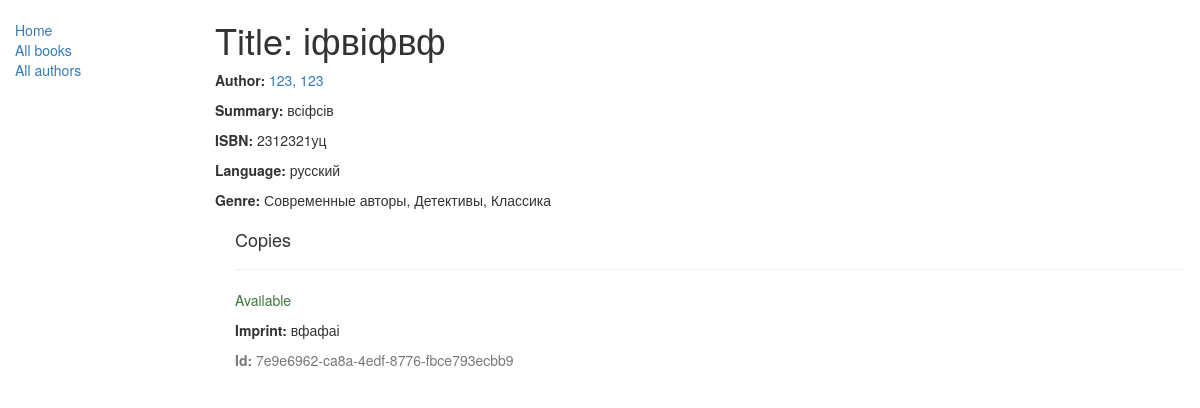
The app's page /catalog/book/7 with its own data.
### catalog/models.py (models this page shows, shortened)
class Book(models.Model):
    title = models.CharField(max_length=200)
    author = models.ForeignKey('Author', on_delete=models.SET_NULL, null=True)
    summary = models.TextField(max_length=1000, help_text="Enter a brief description of the book")
    isbn = models.CharField('ISBN', max_length=13,help_text='13 Character <a href="https://www.isbn-international.org/content/what-isbn">ISBN number</a>')
    genre = models.ManyToManyField(Genre, help_text="Select a genre for this book")
    language = models.ForeignKey('Language',on_delete=models.SET_NULL, null=True)
    def display_genre(self):
        """
        Creates a string for the Genre. This is required to display genre in Admin.
        """
        return ', '.join([ genre.name for genre in self.genre.all()[:3] ])
    display_genre.short_description = 'Genre'

class Author(models.Model):
    first_name = models.CharField(max_length=100)
    last_name = models.CharField(max_length=100)
    date_of_birth = models.DateField(null=True, blank=True)
    date_of_death = models.DateField('Died', null=True, blank=True)
    def __str__(self):
        return '%s, %s' % (self.last_name, self.first_name)
    class Meta:
        ordering = ['last_name']

class Language(models.Model):
    name = models.CharField(max_length=200, help_text="Enter the book's natural language (e.g. English, French, Japanese etc.)")
    def __str__(self):
        return self.name

class Genre(models.Model):
    name = models.CharField(max_length=200, help_text="Enter a book genre (e.g. Science Fiction, French Poetry etc.)")
    def __str__(self):
        return self.name

class BookInstance(models.Model):
    id = models.UUIDField(primary_key=True, default=uuid.uuid4,
                          help_text="Unique ID for this particular book across whole library")
    book = models.ForeignKey('Book', on_delete=models.SET_NULL, null=True)
    imprint = models.CharField(max_length=200)
    due_back = models.DateField(null=True, blank=True)
    LOAN_STATUS = (
        ('m', 'Maintenance'),
        ('o', 'On loan'),
        ('a', 'Available'),
        ('r', 'Reserved'),
    )
    status = models.CharField(max_length=1, choices=LOAN_STATUS, blank=True, default='m',
                              help_text='Book availability')
    class Meta:
        ordering = ["due_back"]

### catalog/views.py (the view)
# urls.py: url(r'^book/(?P<pk>\d+)$', views.BookDetailView.as_view(), name='book-detail'),
class BookDetailView(generic.DetailView):
    model = Book

### catalog/templates/catalog/book_detail.html (shortened to what this page needs)
{% extends "base_generic.html" %}
{% block content %}
  <h1>Title: {{ book.title }}</h1>
  <p><strong>Author:</strong> <a href="{% url 'author-detail' book.author.pk %}">{{ book.author }}</a></p>
  <p><strong>Summary:</strong> {{ book.summary }}</p>
  <p><strong>ISBN:</strong> {{ book.isbn }}</p>
  <p><strong>Language:</strong> {{ book.language }}</p>
  <p><strong>Genre:</strong> {% for genre in book.genre.all %} {{ genre }}{% if not forloop.last %}, {% endif %}{% endfor %}</p>
  <div style="margin-left:20px;margin-top:20px">
    <h4>Copies</h4>
    {% for copy in book.bookinstance_set.all %}
    <hr>
    <p class="{% if copy.status == 'a' %}text-success{% elif copy.status == 'd' %}text-danger{% else %}text-warning{% endif %}">{{ copy.get_status_display }}</p>
    <p><strong>Imprint:</strong> {{copy.imprint}}</p>
    <p class="text-muted"><strong>Id:</strong> {{copy.id}}</p>
    {% endfor %}
  </div>
{% endblock %}

### records on screen
Book: title "іфвіфвф", author "123, 123", summary "всіфсів", isbn "2312321уц", language "русский"
Genre: name "Современные авторы"
Genre: name "Детективы"
Genre: name "Классика"
BookInstance: status "Available", imprint "вфафаі", id "7e9e6962-ca8a-4edf-8776-fbce793ecbb9"
